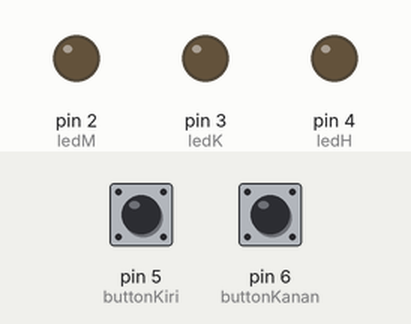
This sketch was run on a simulated Arduino Uno, built with avr-gcc and run on an emulated ATmega328P. Shown: output pins drawn as LEDs (lit = HIGH). Inputs (shaded band) come from the test bench; at power-on: pin 5 (buttonKiri) LOW, pin 6 (buttonKanan) LOW. What the sketch prints to the serial monitor is not drawn.

Above: at 1.2 s.
1.3 s: pin 5 (buttonKiri) pulled HIGH for 1 s
At 1.76 s:
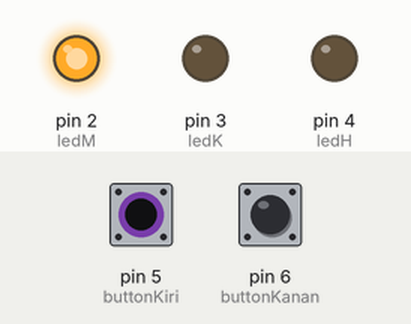
4.0 s: pin 6 (buttonKanan) pulled HIGH for 0.15 s
At 4.7 s:
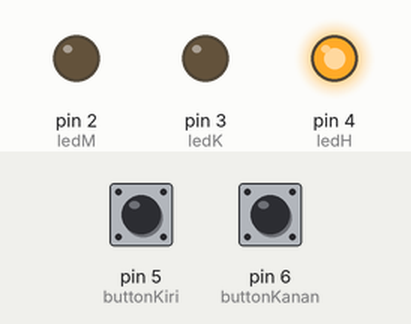
5.8 s: pin 6 (buttonKanan) pulled HIGH for 1 s
At 6.26 s:
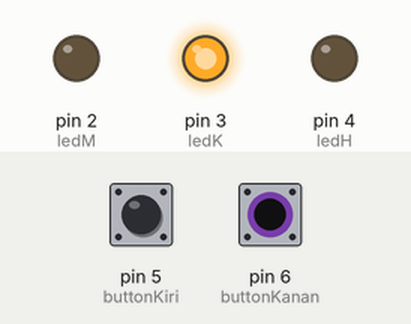
Timing chart, 0 to 8.8 s (numbered marks = the images above; inputs shaded):
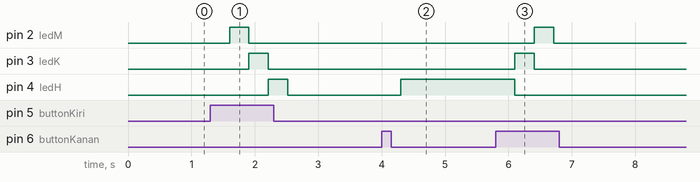

The sketch:

Switch_LED.ino
```cpp
#include <LiquidCrystal_I2C.h>
LiquidCrystal_I2C lcd(0x27, 16, 2);

int ledM =2;
int ledK =3;
int ledH =4;
int buttonKiri =5;
int buttonKanan=6;
int i =0;
int hasilbuttonKiri;
int hasilbuttonKanan;

void setup() {
  Serial.begin(9600);
  pinMode(ledM,OUTPUT);
  pinMode(ledK,OUTPUT);
  pinMode(ledH,OUTPUT);
  pinMode(buttonKiri,INPUT);
  pinMode(buttonKanan,INPUT);

}

void loop() {
  hasilbuttonKiri=digitalRead(buttonKiri);
  if (hasilbuttonKiri==1){
    i++;
    delay(300);
  }
   hasilbuttonKanan=digitalRead(buttonKanan);
  if (hasilbuttonKanan==1){
    i--;
    delay(300);
  }
  switch(i){
    case 1:
    digitalWrite(ledM,HIGH);
    digitalWrite(ledK,LOW);
    digitalWrite(ledH,LOW);
    lcd.clear(); //Untuk Menghapus karakter pada LCD
    lcd.setCursor(3,0); lcd.print("Warna");
    lcd.setCursor(3,1); lcd.print("MERAH");
    break;
    case 2:
    digitalWrite(ledM,LOW);
    digitalWrite(ledK,HIGH);
    digitalWrite(ledH,LOW);
    lcd.clear(); //Untuk Menghapus karakter pada LCD
    lcd.setCursor(3,0); lcd.print("Warna");
    lcd.setCursor(3,0); lcd.print("KUNING");
    break;
    case 3:
    digitalWrite(ledM,LOW);
    digitalWrite(ledK,LOW);
    digitalWrite(ledH,HIGH);
    lcd.clear(); //Untuk Menghapus karakter pada LCD
    lcd.setCursor(3,0); lcd.print("WARNA");
    lcd.setCursor(3,0); lcd.print("HIJAU");
    break;
    default:
    digitalWrite(ledM,LOW);
    digitalWrite(ledK,LOW);
    digitalWrite(ledH,LOW);
    break;
  }
  Serial.println(i);

}
```

Measured:
- after the input at 1.3 s, pin 2 (ledM): LOW → HIGH after 0.30 s, → LOW 0.30 s later; pin 3 (ledK): LOW → HIGH after 0.61 s, → LOW 0.30 s later; pin 4 (ledH): LOW → HIGH after 0.91 s, → LOW 0.30 s later
- after the input at 4.0 s, pin 4 (ledH): LOW → HIGH after 0.30 s
- after the input at 5.8 s, pin 2 (ledM): LOW → HIGH after 0.61 s, → LOW 0.30 s later; pin 3 (ledK): LOW → HIGH after 0.30 s, → LOW 0.30 s later; pin 4 (ledH): HIGH → LOW after 0.30 s
